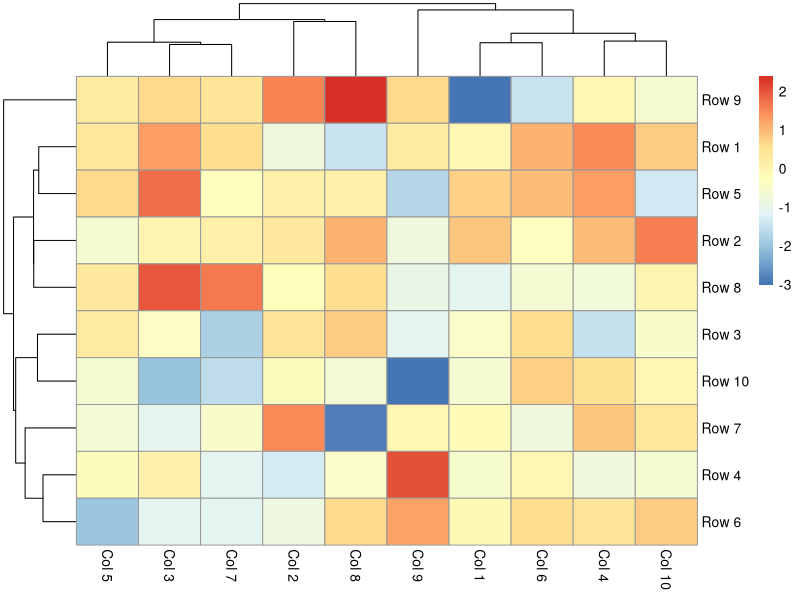
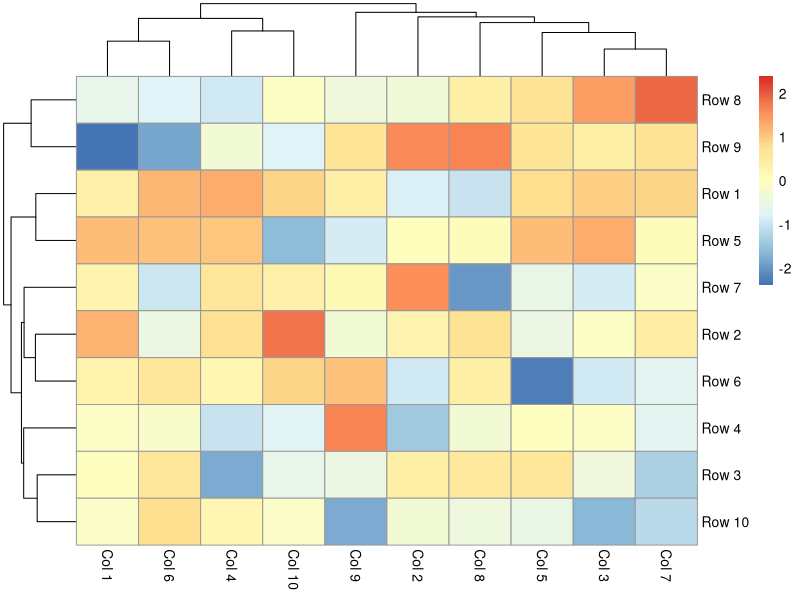
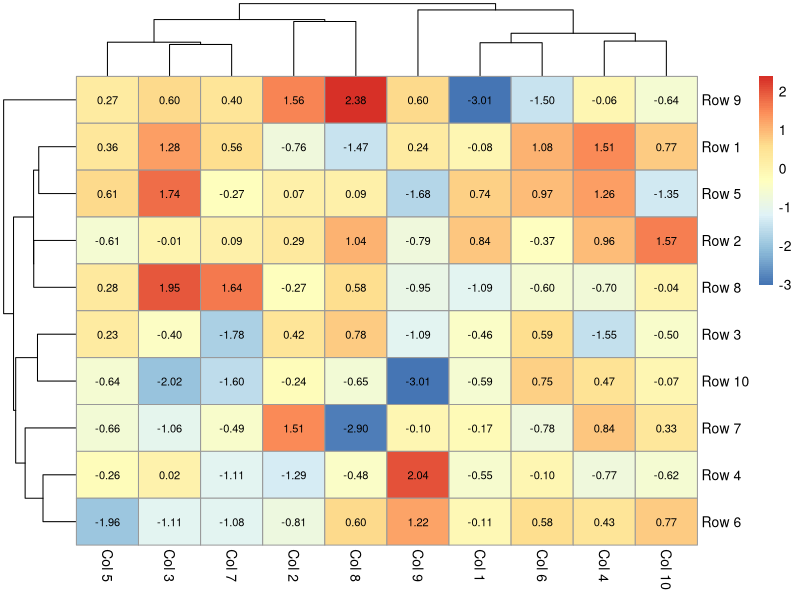
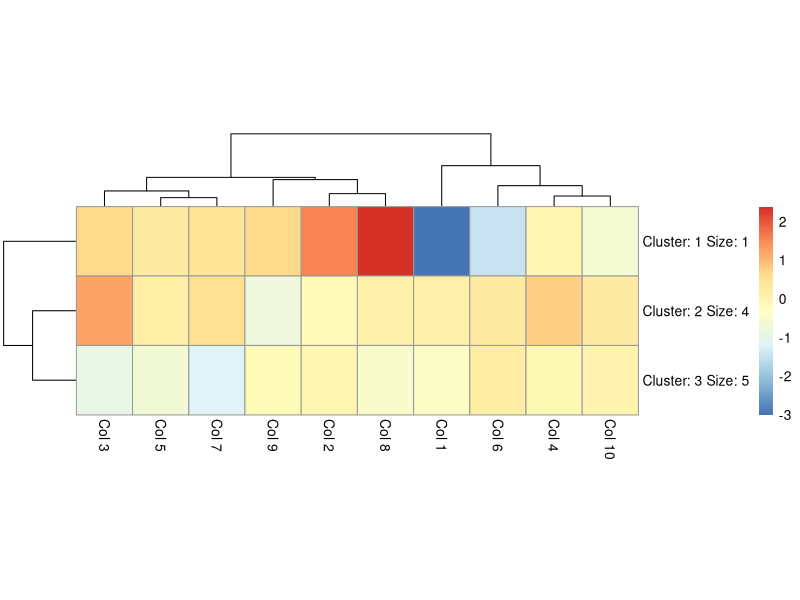
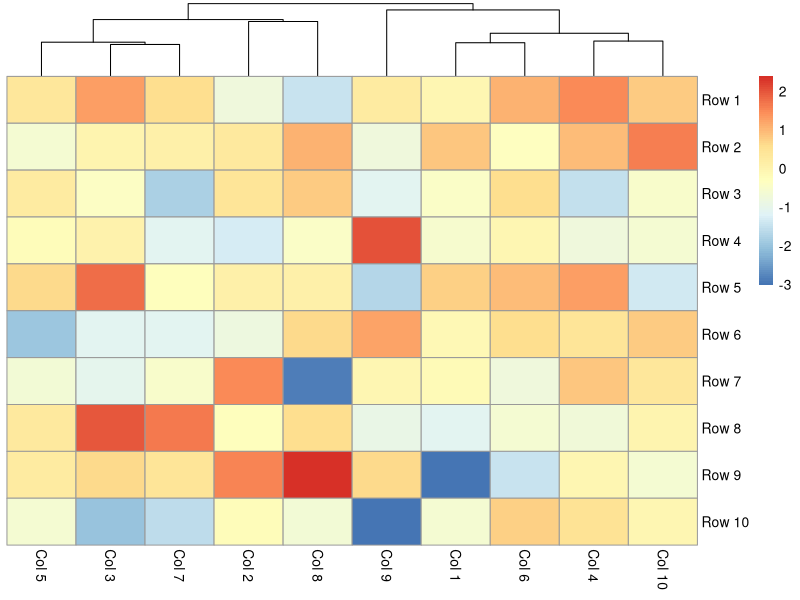
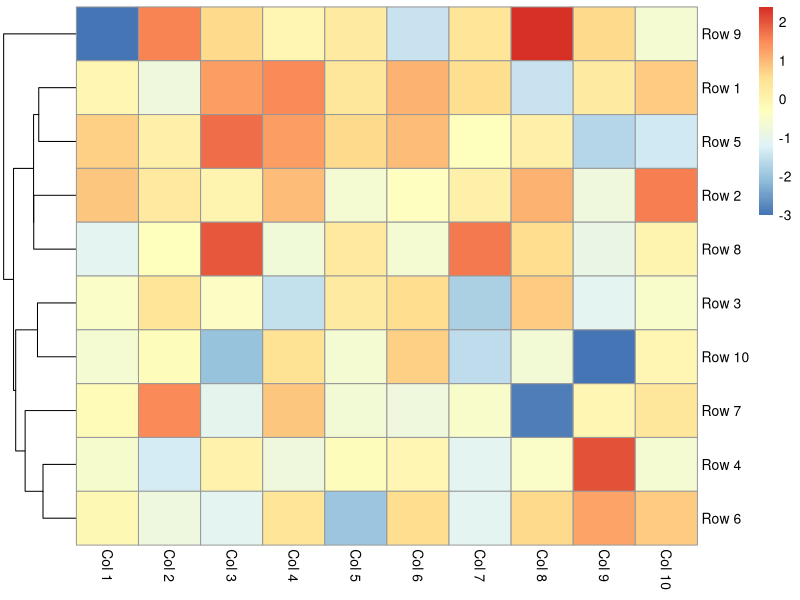
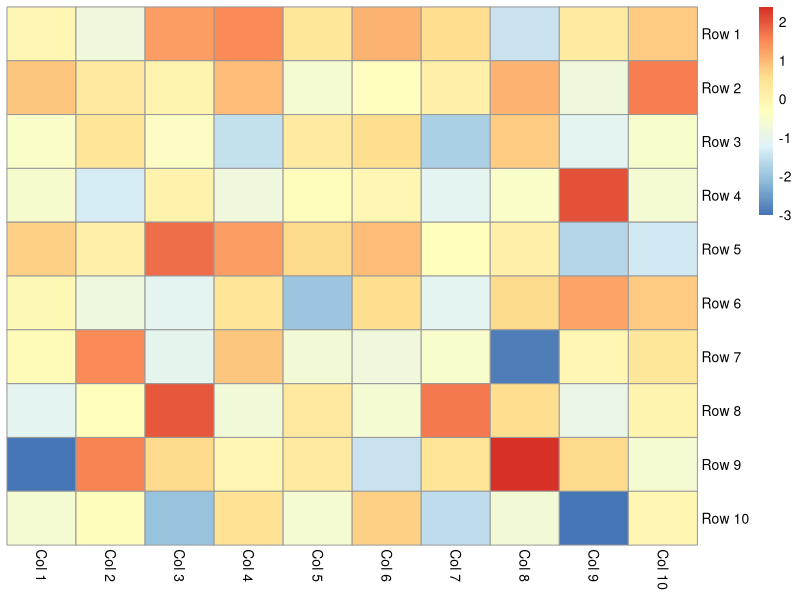
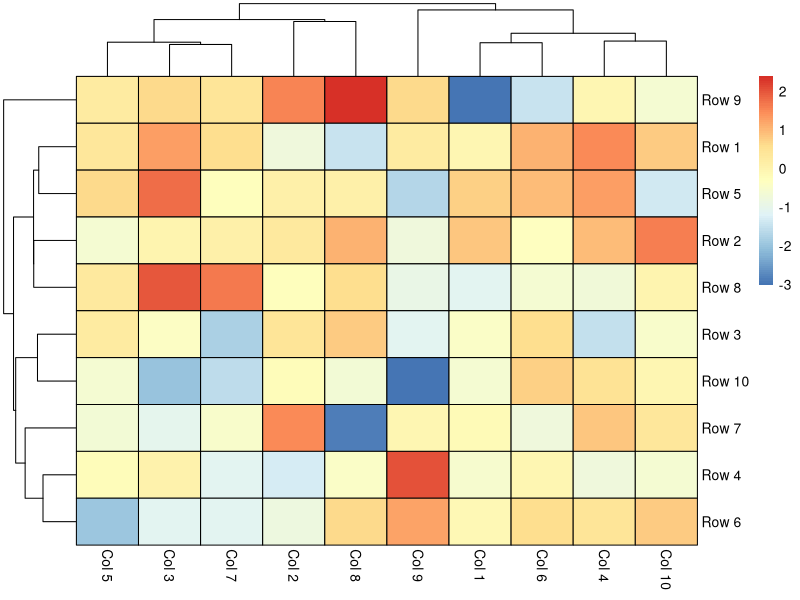

Here is the R script that generated these plots, in order:
library(pheatmap)

# Data 
set.seed(8)
m <- matrix(rnorm(200), 10, 10)
colnames(m) <- paste("Col", 1:10)
rownames(m) <- paste("Row", 1:10)

# Heat map
pheatmap(m)

# Normalization
pheatmap(m, scale = "column")

# Values
pheatmap(m,
         display_numbers = TRUE,
         number_color = "black", 
         fontsize_number = 8)

# Number of clusters
pheatmap(m, kmeans_k = 3, cellheight = 50)

# Clustering
# Remove rows dendrogram
pheatmap(m, cluster_rows = FALSE)

# Remove columns dendrogram
pheatmap(m, cluster_cols = FALSE)

# Remove dendrograms
pheatmap(m,
         cluster_cols = FALSE,
         cluster_rows = FALSE)

# Color customization
# Border color
pheatmap(m, border_color = "black")

# Color palette
pheatmap(m, color = hcl.colors(50, "BluYl")) 

# Legend customization
# Legend breaks
pheatmap(m, legend_breaks = c(-2, 0, 2))

# Legend labels
pheatmap(m,
         legend_breaks = c(-2, 0, 2),
         legend_labels = c("Low", "Medium", "High"))

# Remove the legend
pheatmap(m, legend = FALSE)
